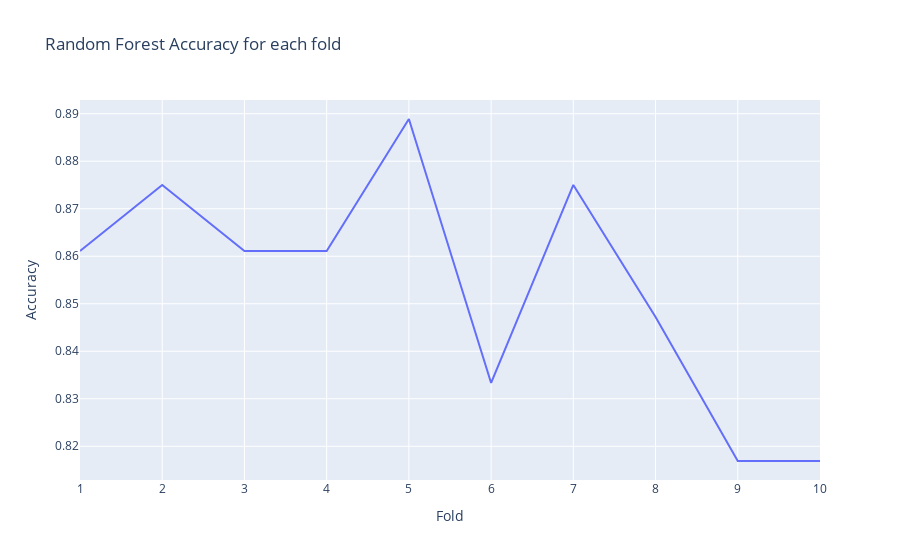

The cell this chart's notebook holds for it:
### Code cell
# Perform k fold cross validation with the best Random Forest
k = 10
cv = StratifiedKFold(n_splits=k, shuffle=True, random_state=42)
scores = cross_val_score(rf_grid, selected_features, train_data_dummies['HeartDisease'], cv=cv, scoring='accuracy')
print(f'Random Forest accuracy: {scores.mean():.3f} +/- {scores.std():.3f}')

# Plot accuracy for each fold
fig = px.line(x=range(1, k+1), y=scores, title='Random Forest Accuracy for each fold', labels={'x': 'Fold', 'y': 'Accuracy'})
fig.show()

### Figure 1 — Plotly figure (JSON) as saved in the notebook; plotly's stock layout.template omitted (floating-point values rounded to 4 significant figures)
{"data": [{"hovertemplate": "Fold=%{x}<br>Accuracy=%{y}<extra></extra>", "legendgroup": "", "line": {"color": "#636efa", "dash": "solid"}, "marker": {"symbol": "circle"}, "mode": "lines", "name": "", "orientation": "v", "showlegend": false, "type": "scatter", "x": [1, 2, 3, 4, 5, 6, 7, 8, 9, 10], "xaxis": "x", "y": [0.8611, 0.875, 0.8611, 0.8611, 0.8889, 0.8333, 0.875, 0.8472, 0.8169, 0.8169], "yaxis": "y"}], "layout": {"legend": {"tracegroupgap": 0}, "title": {"text": "Random Forest Accuracy for each fold"}, "xaxis": {"anchor": "y", "domain": [0, 1], "title": {"text": "Fold"}}, "yaxis": {"anchor": "x", "domain": [0, 1], "title": {"text": "Accuracy"}}}}
